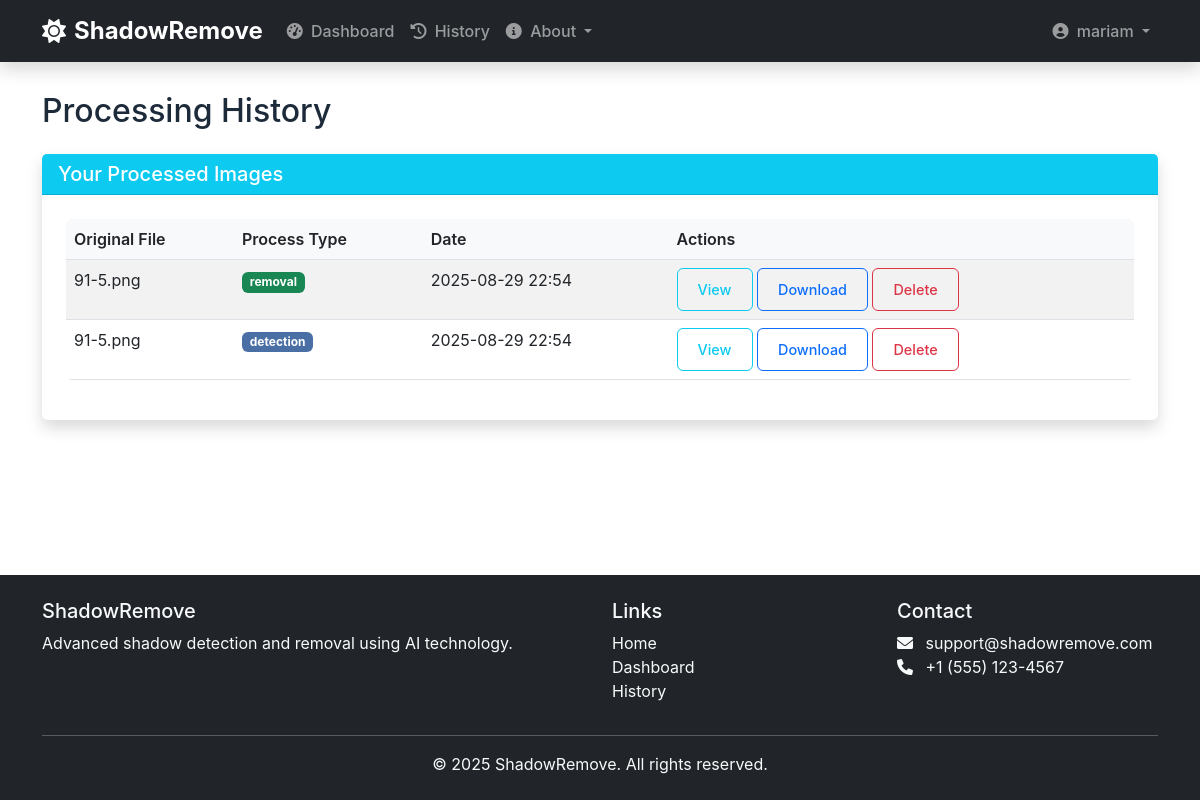
The app's page /history (signed in), older data.
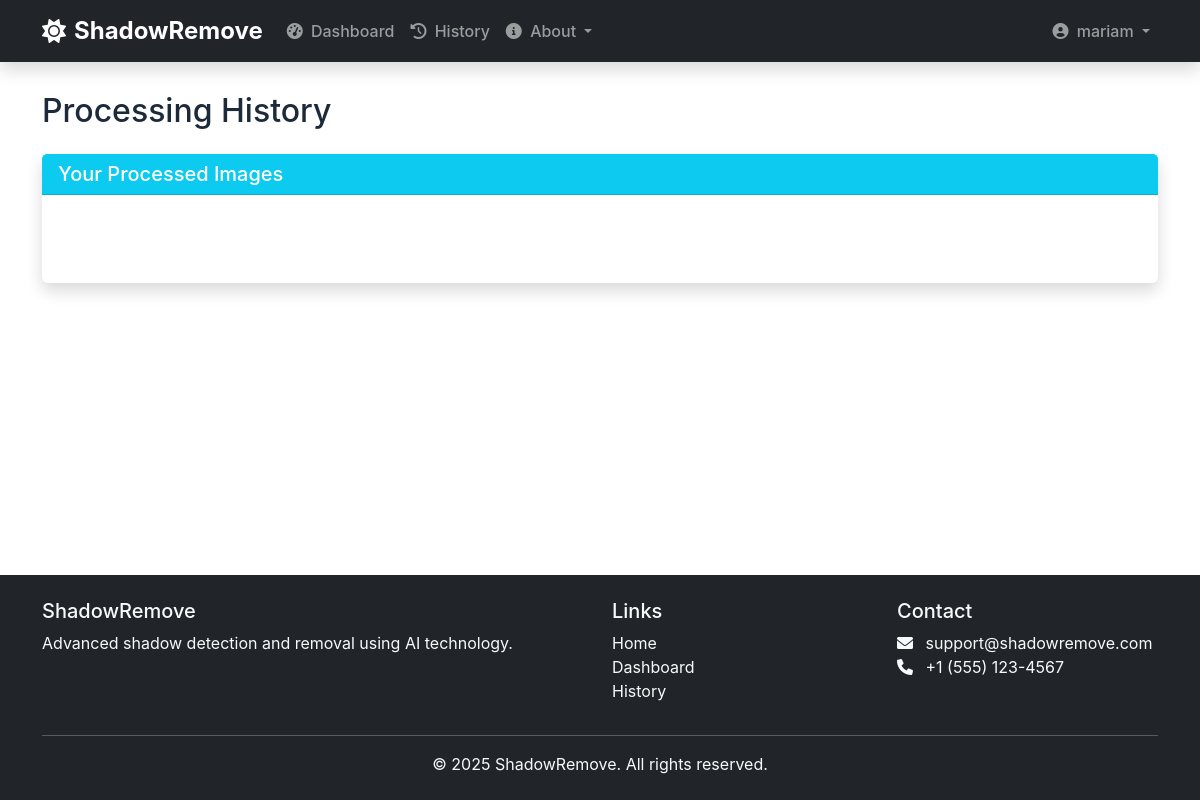
The same page, newer data.
### models.py (models this page shows, shortened)
class User(UserMixin, db.Model):
    id = db.Column(db.Integer, primary_key=True)
    username = db.Column(db.String(80), unique=True, nullable=False)
    email = db.Column(db.String(120), unique=True, nullable=False)
    password_hash = db.Column(db.String(128))
    first_name = db.Column(db.String(80), nullable=True)
    last_name = db.Column(db.String(80), nullable=True)
    bio = db.Column(db.Text, nullable=True)
    avatar = db.Column(db.String(120), default='default-avatar.png')
    created_at = db.Column(db.DateTime, default=datetime.utcnow)
    updated_at = db.Column(db.DateTime, default=datetime.utcnow, onupdate=datetime.utcnow)

class ProcessedImage(db.Model):
    id = db.Column(db.Integer, primary_key=True)
    user_id = db.Column(db.Integer, db.ForeignKey('user.id'), nullable=False)
    original_filename = db.Column(db.String(255), nullable=False)
    processed_filename = db.Column(db.String(255), nullable=False)
    process_type = db.Column(db.String(50), nullable=False)  # 'detection' or 'removal'
    created_at = db.Column(db.DateTime, default=datetime.utcnow)
    user = db.relationship('User', backref=db.backref('processed_images', lazy=True))

### app.py (the view)
@app.route('/history')
@login_required
def history():
    processed_images = ProcessedImage.query.filter_by(user_id=current_user.id).order_by(ProcessedImage.created_at.desc()).all()
    return render_template('history.html', images=processed_images)

### app.py (called while the page is built)
@login_manager.user_loader
def load_user(user_id):
    return User.query.get(int(user_id))

### templates/history.html
{% extends "base.html" %}
{% block content %}
<div class="row">
    <div class="col-12">
        <h2 class="mb-4">Processing History</h2>
    </div>
</div>
<div class="row">
    <div class="col-12">
        <div class="card shadow">
            <div class="card-header bg-info text-white">
                <h5 class="card-title mb-0">Your Processed Images</h5>
            </div>
            <div class="card-body">
                {% if images %}
                    <div class="table-responsive">
                        <table class="table table-striped">
                            <thead>
                                <tr>
                                    <th>Original File</th>
                                    <th>Process Type</th>
                                    <th>Date</th>
                                    <th>Actions</th>
                                </tr>
                            </thead>
                            <tbody>
                                {% for image in images %}
                                    <tr>
                                        <td>{{ image.original_filename }}</td>
                                        <td>
                                            <span class="badge bg-{% if image.process_type == 'detection' %}primary{% else %}success{% endif %}">
                                                {{ image.process_type }}
                                            </span>
                                        </td>
                                        <td>{{ image.created_at.strftime('%Y-%m-%d %H:%M') }}</td>
                                        <td>
                                            <a href="{{ url_for('view_image', image_id=image.id, template='true') }}"
                                            class="btn btn-sm btn-outline-info">View</a>
                                            <a href="{{ url_for('download_image', image_id=image.id) }}"
                                            class="btn btn-sm btn-outline-primary">Download</a>
                                            <form action="{{ url_for('delete_image', image_id=image.id) }}" method="POST" class="d-inline">
                                                <button type="submit" class="btn btn-sm btn-outline-danger"
                                                        onclick="return confirm('Are you sure you want to delete this image?')">Delete</button>
                                            </form>
                                        </td>
                                    </tr>
                                {% endfor %}
                            </tbody>
                        </table>
                    </div>
                {% else %}
                    <p class="text-center text-muted">No processing history yet.</p>
                {% endif %}
            </div>
        </div>
    </div>
</div>
{% endblock %}

### templates/base.html (shortened to what this page needs)
<!DOCTYPE html>
<html lang="en">
<head>
    <link href="https://cdn.jsdelivr.net/npm/bootstrap@5.3.0/dist/css/bootstrap.min.css" rel="stylesheet">
    <link href="https://cdnjs.cloudflare.com/ajax/libs/font-awesome/6.0.0/css/all.min.css" rel="stylesheet">
    <link href="{{ url_for('static', filename='css/profile.css') }}" rel="stylesheet">
    <link rel="stylesheet" href="{{ url_for('static', filename='css/style.css') }}">
</head>
<body>
    <nav class="navbar navbar-expand-lg navbar-dark bg-dark fixed-top shadow">
        <div class="container">
            <a class="navbar-brand d-flex align-items-center" href="{{ url_for('index') }}">
                <i class="fas fa-sun me-2"></i>
                <span class="fw-bold">ShadowRemove</span>
            </a>
            <div class="collapse navbar-collapse" id="navbarNav">
                <ul class="navbar-nav me-auto">
                    <li class="nav-item">
                        <a class="nav-link" href="{{ url_for('dashboard') }}">
                            <i class="fas fa-tachometer-alt me-1"></i> Dashboard
                        </a>
                    </li>
                    <li class="nav-item">
                        <a class="nav-link" href="{{ url_for('history') }}">
                            <i class="fas fa-history me-1"></i> History
                        </a>
                    </li>
                    <li class="nav-item dropdown">
                        <a class="nav-link dropdown-toggle" href="#" id="navbarDropdown" role="button" data-bs-toggle="dropdown">
                            <i class="fas fa-info-circle me-1"></i> About
                        </a>
                    </li>
                </ul>
                <ul class="navbar-nav ms-auto">
                    {% if current_user.is_authenticated %}
                    <li class="nav-item dropdown">
                        <a class="nav-link dropdown-toggle" href="#" id="userDropdown" role="button" data-bs-toggle="dropdown">
                            <i class="fas fa-user-circle me-1"></i> {{ current_user.username }}
                        </a>
                    </li>
                    {% endif %}
                </ul>
            </div>
        </div>
    </nav>
    <div class="container mt-5 pt-4">
        {% block content %}{% endblock %}
    </div>
    <footer class="bg-dark text-light py-4 mt-5">
        <div class="container">
            <div class="row">
                <div class="col-md-6">
                    <h5>ShadowRemove</h5>
                    <p>Advanced shadow detection and removal using AI technology.</p>
                </div>
                <div class="col-md-3">
                    <h5>Links</h5>
                    <ul class="list-unstyled">
                        <li><a href="{{ url_for('index') }}" class="text-light">Home</a></li>
                        <li><a href="{{ url_for('dashboard') }}" class="text-light">Dashboard</a></li>
                        <li><a href="{{ url_for('history') }}" class="text-light">History</a></li>
                    </ul>
                </div>
                <div class="col-md-3">
                    <h5>Contact</h5>
                    <ul class="list-unstyled">
                        <li><i class="fas fa-envelope me-2"></i> support@shadowremove.com</li>
                        <li><i class="fas fa-phone me-2"></i> +1 (555) 123-4567</li>
                    </ul>
                </div>
            </div>
            <hr class="bg-light">
            <div class="text-center">
                <p class="mb-0">&copy; 2025 ShadowRemove. All rights reserved.</p>
            </div>
        </div>
    </footer>
</body>
</html>

### static/css/profile.css (style rules this page uses)
:root { --primary-color: #2c3e50; --secondary-color: #34495e; --accent-color: #3498db; --light-color: #f8f9fa; --dark-color: #2c3e50; --success-color: #27ae60; --warning-color: #f39c12; --danger-color: #e74c3c; --border-color: #e9ecef; --text-muted: #6c757d; --border-radius: 6px; --box-shadow: 0 2px 10px rgba(0, 0, 0, 0.05); --transition: all 0.2s ease; }
.card { border: 1px solid var(--border-color); border-radius: var(--border-radius); box-shadow: var(--box-shadow); margin-bottom: 1.5rem; }
.card-body { padding: 1.5rem; }

### static/css/style.css (style rules this page uses)
.navbar-brand { font-size: 1.5rem; }
.navbar-nav .nav-link { font-weight: 500; transition: color 0.3s ease; }
body { padding-top: 20px; min-height: 100vh; display: flex; flex-direction: column; }
.container.mt-5.pt-4 { flex: 1; }
footer { margin-top: auto; }
footer a { text-decoration: none; transition: color 0.3s ease; }
.card { border: none; box-shadow: 0 0.5rem 1rem rgba(0, 0, 0, 0.15); transition: transform 0.3s ease, box-shadow 0.3s ease; }
.card-header { border-bottom: 1px solid rgba(0, 0, 0, 0.125); }
:root { --primary-color: #4a6fa5; --secondary-color: #166088; --accent-color: #4cb1a7; --light-color: #f8f9fa; --dark-color: #343a40; --success-color: #28a745; --danger-color: #dc3545; }
:root { --primary: #1a2d7a; --secondary: #1f113a; --dark: #1d2a3a; --light: #f8f9fa; --gray: #6c757d; }
body { font-family: 'Inter', sans-serif; color: var(--dark); overflow-x: hidden; }
.text-muted { color: white !important; }

Row changes from the older to the newer data that the page shows:
removed ProcessedImage: original_filename "91-5.png", process_type "removal", created_at "2025-08-29 22:54"
removed ProcessedImage: original_filename "91-5.png", process_type "detection", created_at "2025-08-29 22:54"
Text that changed along with them:
text no longer shown: "Original File Process Type Date Actions"
